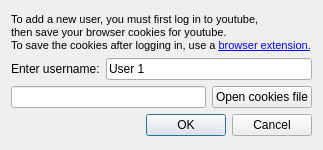
<?xml version="1.0" encoding="UTF-8"?>
<ui version="4.0">
 <class>Dialog</class>
 <widget class="QDialog" name="Dialog">
  <property name="geometry">
   <rect>
    <x>0</x>
    <y>0</y>
    <width>323</width>
    <height>150</height>
   </rect>
  </property>
  <property name="windowTitle">
   <string>Add new user</string>
  </property>
  <layout class="QVBoxLayout" name="verticalLayout">
   <item>
    <layout class="QVBoxLayout" name="verticalLayout_2">
     <item>
      <widget class="QLabel" name="label">
       <property name="sizePolicy">
        <sizepolicy hsizetype="Preferred" vsizetype="Fixed">
         <horstretch>0</horstretch>
         <verstretch>0</verstretch>
        </sizepolicy>
       </property>
       <property name="minimumSize">
        <size>
         <width>1</width>
         <height>1</height>
        </size>
       </property>
       <property name="openExternalLinks">
         <bool>true</bool>
       </property>
       <property name="text">
        <string>&lt;!DOCTYPE HTML PUBLIC &quot;-//W3C//DTD HTML 4.0//EN&quot; &quot;http://www.w3.org/TR/REC-html40/strict.dtd&quot;&gt;
&lt;html&gt;&lt;head&gt;&lt;meta name=&quot;qrichtext&quot; content=&quot;1&quot; /&gt;&lt;style type=&quot;text/css&quot;&gt;
p, li { white-space: pre-wrap; }
&lt;/style&gt;&lt;/head&gt;&lt;body style=&quot; font-family:'MS Shell Dlg 2'; font-size:8pt; font-weight:400; font-style:normal;&quot;&gt;
&lt;p style=&quot; margin-top:12px; margin-bottom:12px; margin-left:0px; margin-right:0px; -qt-block-indent:0; text-indent:0px;&quot;&gt;To add a new user, you must first log in to youtube,&lt;br /&gt;then save your browser cookies for youtube.&lt;br /&gt;To save the cookies after logging in, use a &lt;a href=&quot;https://addons.mozilla.org/en-US/firefox/addon/%E3%82%AF%E3%83%83%E3%82%AD%E3%83%BCjson%E3%83%95%E3%82%A1%E3%82%A4%E3%83%AB%E5%87%BA%E5%8A%9B-for-puppeteer&quot;&gt;&lt;span style=&quot; text-decoration: underline; color:#0000ff;&quot;&gt;browser extension.&lt;/span&gt;&lt;/a&gt;&lt;/p&gt;&lt;/body&gt;&lt;/html&gt;</string>
       </property>
       <property name="textFormat">
        <enum>Qt::RichText</enum>
       </property>
      </widget>
     </item>
     <item>
      <layout class="QHBoxLayout" name="horizontalLayout">
       <property name="spacing">
        <number>6</number>
       </property>
       <item>
        <widget class="QLabel" name="label_2">
         <property name="enabled">
          <bool>true</bool>
         </property>
         <property name="sizePolicy">
          <sizepolicy hsizetype="Preferred" vsizetype="Fixed">
           <horstretch>0</horstretch>
           <verstretch>0</verstretch>
          </sizepolicy>
         </property>
         <property name="text">
          <string>Enter username:</string>
         </property>
        </widget>
       </item>
       <item>
        <widget class="QLineEdit" name="username">
         <property name="text">
          <string>User 1</string>
         </property>
        </widget>
       </item>
      </layout>
     </item>
     <item>
      <layout class="QHBoxLayout" name="horizontalLayout_2">
       <item>
        <widget class="QLineEdit" name="cookiesFile"/>
       </item>
       <item>
        <widget class="QPushButton" name="cookiesButton">
         <property name="text">
          <string>Open cookies file</string>
         </property>
        </widget>
       </item>
      </layout>
     </item>
     <item>
      <widget class="QDialogButtonBox" name="buttonBox">
       <property name="orientation">
        <enum>Qt::Horizontal</enum>
       </property>
       <property name="standardButtons">
        <set>QDialogButtonBox::Cancel|QDialogButtonBox::Ok</set>
       </property>
      </widget>
     </item>
    </layout>
   </item>
  </layout>
 </widget>
 <resources/>
 <connections>
  <connection>
   <sender>buttonBox</sender>
   <signal>accepted()</signal>
   <receiver>Dialog</receiver>
   <slot>accept()</slot>
   <hints>
    <hint type="sourcelabel">
     <x>248</x>
     <y>254</y>
    </hint>
    <hint type="destinationlabel">
     <x>157</x>
     <y>274</y>
    </hint>
   </hints>
  </connection>
  <connection>
   <sender>buttonBox</sender>
   <signal>rejected()</signal>
   <receiver>Dialog</receiver>
   <slot>reject()</slot>
   <hints>
    <hint type="sourcelabel">
     <x>316</x>
     <y>260</y>
    </hint>
    <hint type="destinationlabel">
     <x>286</x>
     <y>274</y>
    </hint>
   </hints>
  </connection>
 </connections>
</ui>
